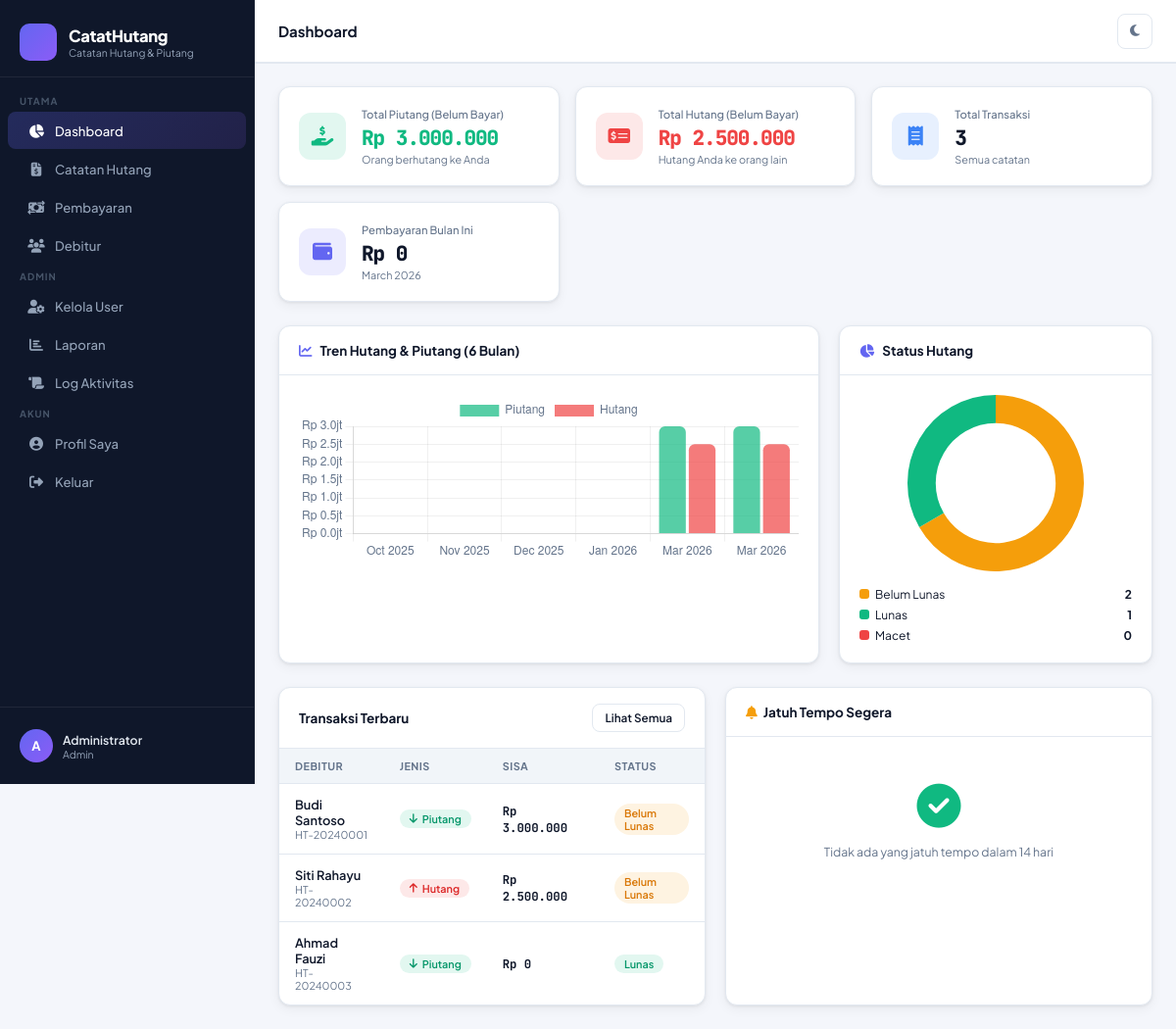
/dashboard.php (signed in), run on the app's committed database.
### tables this page shows
CREATE TABLE `users` (
  `id` INT UNSIGNED NOT NULL AUTO_INCREMENT,
  `nama` VARCHAR(100) NOT NULL,
  `username` VARCHAR(50) NOT NULL UNIQUE,
  `email` VARCHAR(150) NOT NULL UNIQUE,
  `password` VARCHAR(255) NOT NULL,
  `role` ENUM('admin','user') NOT NULL DEFAULT 'user',
  `avatar` MEDIUMTEXT NULL COMMENT 'Base64 encoded image',
  `is_active` TINYINT(1) NOT NULL DEFAULT 1,
  `created_at` DATETIME NOT NULL DEFAULT CURRENT_TIMESTAMP,
  `updated_at` DATETIME NOT NULL DEFAULT CURRENT_TIMESTAMP ON UPDATE CURRENT_TIMESTAMP,
  PRIMARY KEY (`id`)
);

CREATE TABLE `hutang` (
  `id` INT UNSIGNED NOT NULL AUTO_INCREMENT,
  `kode` VARCHAR(20) NOT NULL UNIQUE COMMENT 'Kode unik misal HT-20240001',
  `user_id` INT UNSIGNED NOT NULL COMMENT 'User pemilik catatan',
  `debitur_id` INT UNSIGNED NOT NULL,
  `jenis` ENUM('hutang','piutang') NOT NULL DEFAULT 'hutang' COMMENT 'hutang=kita berhutang, piutang=orang lain berhutang ke kita',
  `jumlah` DECIMAL(15,2) NOT NULL,
  `sisa` DECIMAL(15,2) NOT NULL COMMENT 'Sisa hutang yang belum dibayar',
  `keterangan` TEXT NULL,
  `tanggal_hutang` DATE NOT NULL,
  `jatuh_tempo` DATE NULL,
  `status` ENUM('belum_lunas','lunas','macet') NOT NULL DEFAULT 'belum_lunas',
  `bukti_gambar` LONGTEXT NULL COMMENT 'Base64 encoded image bukti hutang',
  `created_at` DATETIME NOT NULL DEFAULT CURRENT_TIMESTAMP,
  `updated_at` DATETIME NOT NULL DEFAULT CURRENT_TIMESTAMP ON UPDATE CURRENT_TIMESTAMP,
  PRIMARY KEY (`id`),
  FOREIGN KEY (`user_id`) REFERENCES `users`(`id`) ON DELETE CASCADE,
  FOREIGN KEY (`debitur_id`) REFERENCES `debitur`(`id`) ON DELETE CASCADE
);

CREATE TABLE `debitur` (
  `id` INT UNSIGNED NOT NULL AUTO_INCREMENT,
  `user_id` INT UNSIGNED NOT NULL COMMENT 'Pemilik catatan (admin/user pembuat)',
  `nama` VARCHAR(100) NOT NULL,
  `telepon` VARCHAR(20) NULL,
  `alamat` TEXT NULL,
  `catatan` TEXT NULL,
  `created_at` DATETIME NOT NULL DEFAULT CURRENT_TIMESTAMP,
  `updated_at` DATETIME NOT NULL DEFAULT CURRENT_TIMESTAMP ON UPDATE CURRENT_TIMESTAMP,
  PRIMARY KEY (`id`),
  FOREIGN KEY (`user_id`) REFERENCES `users`(`id`) ON DELETE CASCADE
);

### dashboard.php (the view, shortened to what the rows shown need)
<?php
require_once 'config/helpers.php';
$uid = (int)$_SESSION['user_id'];
$isAdm = isAdmin();
$whereUser = $isAdm ? '1=1' : "h.user_id = $uid";
$chartLabels = [];
$chartPiutang = [];
$chartHutang  = [];
for ($i = 5; $i >= 0; $i--) {
    $m = date('Y-m', strtotime("-$i months"));
    $chartLabels[] = date('M Y', strtotime("-$i months"));
    $r1 = db()->query("SELECT COALESCE(SUM(sisa),0) as t FROM hutang h WHERE $whereUser AND jenis='piutang' AND DATE_FORMAT(created_at,'%Y-%m')='$m'");
    $r2 = db()->query("SELECT COALESCE(SUM(sisa),0) as t FROM hutang h WHERE $whereUser AND jenis='hutang' AND DATE_FORMAT(created_at,'%Y-%m')='$m'");
    $chartPiutang[] = (float)$r1->fetch_assoc()['t'];
    $chartHutang[]  = (float)$r2->fetch_assoc()['t'];
}
$r = db()->query("SELECT status, COUNT(*) as c FROM hutang h WHERE $whereUser GROUP BY status");
$statusData = ['belum_lunas' => 0, 'lunas' => 0, 'macet' => 0];
while ($row = $r->fetch_assoc()) $statusData[$row['status']] = (int)$row['c'];
$recentSql = "SELECT h.*, d.nama as debitur_nama, u.nama as user_nama
  FROM hutang h
  JOIN debitur d ON h.debitur_id = d.id
  JOIN users u ON h.user_id = u.id
  WHERE $whereUser
  ORDER BY h.created_at DESC LIMIT 6";
$recent = db()->query($recentSql);
require_once 'includes/header.php';
?>
<div style="display:grid;grid-template-columns:1fr 1fr;gap:20px">
  <div class="card">
    <div class="table-responsive">
      <table>
        <thead><tr><th>Debitur</th><th>Jenis</th><th>Sisa</th><th>Status</th></tr></thead>
        <tbody>
        <?php if ($recent->num_rows === 0): ?>
          <tr><td colspan="4"><div class="empty-state" style="padding:24px"><i class="fa-solid fa-inbox"></i><p>Belum ada transaksi</p></div></td></tr>
        <?php else: while ($row = $recent->fetch_assoc()): ?>
          <tr>
            <td>
              <div style="font-weight:600;font-size:.85rem"><?= h($row['debitur_nama']) ?></div>
              <div style="font-size:.72rem;color:var(--text-muted)"><?= h($row['kode']) ?></div>
            </td>
            <td>
              <?php if ($row['jenis'] === 'piutang'): ?>
                <span class="badge badge-success"><i class="fa-solid fa-arrow-down"></i>Piutang</span>
              <?php else: ?>
                <span class="badge badge-danger"><i class="fa-solid fa-arrow-up"></i>Hutang</span>
              <?php endif; ?>
            </td>
            <td style="font-family:var(--mono);font-size:.82rem;font-weight:700"><?= formatRupiah($row['sisa']) ?></td>
            <td>
              <?php
              $bs = ['belum_lunas'=>['warning','Belum Lunas'],'lunas'=>['success','Lunas'],'macet'=>['danger','Macet']];
              $st = $bs[$row['status']] ?? ['muted','–'];
              ?>
              <span class="badge badge-<?= $st[0] ?>"><?= $st[1] ?></span>
            </td>
          </tr>
        <?php endwhile; endif; ?>
        </tbody>
      </table>
    </div>
  </div>
</div>
<script>
const isDark = document.documentElement.getAttribute('data-theme') === 'dark';
const gridColor = isDark ? 'rgba(255,255,255,.07)' : 'rgba(0,0,0,.06)';
const textColor = isDark ? '#8b949e' : '#64748b';
// Trend Chart
new Chart(document.getElementById('trendChart'), {
  type: 'bar',
  data: {
    labels: <?= json_encode($chartLabels) ?>,
    datasets: [
      { label: 'Piutang', data: <?= json_encode($chartPiutang) ?>, backgroundColor: 'rgba(16,185,129,.7)', borderRadius: 6 },
      { label: 'Hutang',  data: <?= json_encode($chartHutang) ?>,  backgroundColor: 'rgba(239,68,68,.7)',  borderRadius: 6 }
    ]
  },
  options: {
    responsive: true, plugins: { legend: { labels: { color: textColor } } },
    scales: {
      x: { grid: { color: gridColor }, ticks: { color: textColor } },
      y: { grid: { color: gridColor }, ticks: { color: textColor, callback: v => 'Rp ' + (v/1000000).toFixed(1) + 'jt' } }
    }
  }
});
// Donut
new Chart(document.getElementById('donutChart'), {
  type: 'doughnut',
  data: {
    labels: ['Belum Lunas','Lunas','Macet'],
    datasets: [{ data: [<?= $statusData['belum_lunas'] ?>, <?= $statusData['lunas'] ?>, <?= $statusData['macet'] ?>], backgroundColor: ['#f59e0b','#10b981','#ef4444'], borderWidth: 0, hoverOffset: 6 }]
  },
  options: { cutout: '68%', plugins: { legend: { display: false } } }
});
</script>
<?php require_once 'includes/footer.php'; ?>

### includes/header.php (shortened to what the rows shown need)
<!DOCTYPE html>
<html lang="id" data-theme="light">
<head>
<link rel="stylesheet" href="https://cdnjs.cloudflare.com/ajax/libs/font-awesome/6.5.0/css/all.min.css">
</head>
<body>
<div class="app-wrapper">
<aside class="sidebar" id="sidebar">
  <?php $me = currentUser(); ?>
  <div class="sidebar-footer">
    <a href="profil.php" class="user-card" style="text-decoration:none">
      <div class="user-avatar">
        <?php if (!empty($me['avatar'])): ?>
          <img src="<?= $me['avatar'] ?>" alt="">
        <?php else: ?>
          <?= strtoupper(substr($me['nama'] ?? 'U', 0, 1)) ?>
        <?php endif; ?>
      </div>
      <div class="user-info">
        <div class="user-name"><?= h($me['nama'] ?? '') ?></div>
        <div class="user-role"><?= ucfirst($me['role'] ?? '') ?></div>
      </div>
    </a>
  </div>
</aside>
<div class="main-content">
  <main class="page-body">

### data on the page
users: nama "A", nama "Administrator", role "Admin"
hutang: debitur.nama "Budi Santoso", kode "HT-20240001", jenis "piutang" (drawn), sisa "Rp 3.000.000", status "Belum Lunas"
hutang: debitur.nama "Siti Rahayu", kode "HT-20240002", jenis "hutang" (drawn), sisa "Rp 2.500.000", status "Belum Lunas"
hutang: debitur.nama "Ahmad Fauzi", kode "HT-20240003", jenis "piutang" (drawn), sisa "Rp 0", status "Lunas"

### other printed values
APP_NAME "CatatHutang"
$pageTitle "Dashboard"
formatRupiah($totalPiutang) "Rp 3.000.000"
formatRupiah($totalHutang) "Rp 2.500.000"
$totalTrx "3"
formatRupiah($bayarBulanIni) "Rp 0"
$statusData['belum_lunas'] "2"
$statusData['lunas'] "1"
$statusData['macet'] "0"
chart data {{ json_encode($chartPiutang) }} [0,0,0,0,3000000,3000000]
chart data {{ json_encode($chartHutang) }} [0,0,0,0,2500000,2500000]
chart data {{ $statusData['belum_lunas'] }} 2
